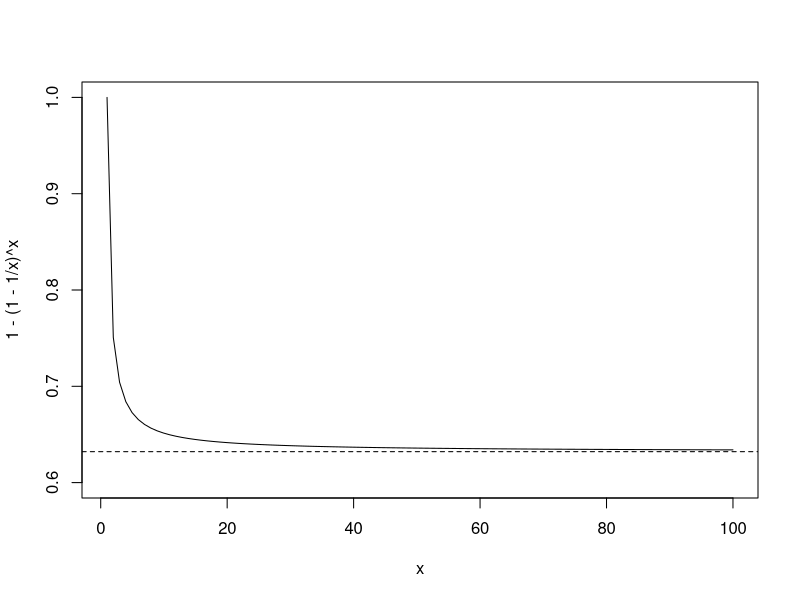

Generate this figure with R:
n_samples = c(10, 1000, 100000)
k = 1000

for(i in 1:3){
  avg = 0
  for(k in 1:k){
    x = sample(1:n_samples[i], n_samples[i], replace = T)
    num = length(which(x == 1))
    if(num == 0){
      avg = avg + 1
    }
  }
  avg = avg / k
  print(1-avg)
}

curve(1-(1-1/x)^x, 1, 100, ylim=c(0.6, 1))
abline(h=1-1/exp(1), lty=2)

library(car)
library(boot)
SLID = na.omit(SLID)
n = dim(SLID)[1]
SLID.lm = lm(wages ~., data=SLID)
summary(SLID.lm)$coeff["age", ]

boot.fn = function(data, index) {
  return(coef(lm(wages~., data=data, subset=index)))
}

beta_hat = c()
B=1000
for(i in 1:B){
  index = sample(nrow(SLID), nrow(SLID), replace = T)
  beta_hat[i] = boot.fn(SLID, index)["age"]
}

sd(beta_hat)
quantile(beta_hat, c(0.025, 0.975))
confint.SLID = confint(SLID.lm)

